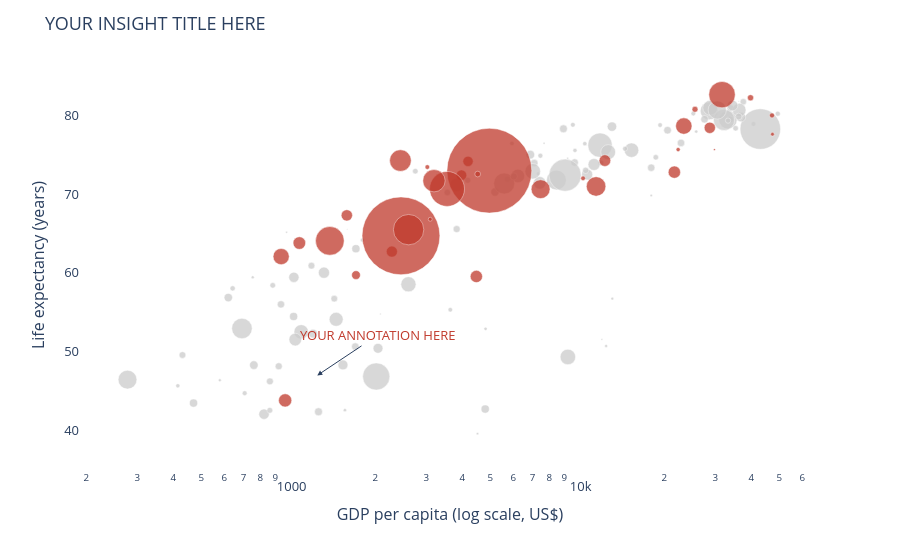

The notebook cell this image was saved under:
### Code cell
import plotly.express as px

d07['group'] = d07['continent'].where(d07['continent'] == highlight, 'Other')
colour_map = {highlight: '#C0392B', 'Other': '#CCCCCC'}

# Draw grey first, so the highlighted bubbles sit on top
d07 = d07.sort_values('group', key=lambda s: s == highlight)

fig = px.scatter(
    d07, x='gdpPercap', y='lifeExp', size='pop',
    color='group', color_discrete_map=colour_map,
    hover_name='country', size_max=60, log_x=True,
    labels={'gdpPercap': 'GDP per capita (log scale, US$)',
            'lifeExp': 'Life expectancy (years)'})

fig.update_traces(marker=dict(opacity=0.75, line=dict(width=0.5, color='white')))

fig.add_annotation(
    x=3.1, y=47, xref='x', yref='y',   # x is in log10 units
    text='YOUR ANNOTATION HERE',
    showarrow=True, arrowhead=2, ax=60, ay=-40,
    font=dict(color='#C0392B', size=13))

fig.update_layout(
    title='YOUR INSIGHT TITLE HERE',
    plot_bgcolor='white', showlegend=False,
    xaxis=dict(showgrid=False),
    yaxis=dict(showgrid=False, range=[35, 87]),
    width=900, height=550, font=dict(size=13))
fig.show()

### Figure 1 — Plotly figure (JSON) as saved in the notebook; plotly's stock layout.template omitted (floating-point values rounded to 4 significant figures)
{"data": [{"hovertemplate": "<b>%{hovertext}</b><br><br>group=Other<br>GDP per capita (log scale, US$)=%{x}<br>Life expectancy (years)=%{y}<br>pop=%{marker.size}<extra></extra>", "hovertext": ["Zimbabwe", "Montenegro", "Switzerland", "Mexico", "Mauritius", "Mauritania", "Mali", "Malawi", "Madagascar", "Libya", "Liberia", "Lesotho", "Morocco", "Tanzania", "Kenya", "Togo", "Trinidad and Tobago", "Jamaica", "Italy", "Tunisia", "Ireland", "Turkey", "Uganda", "United Kingdom", "United States", "Zambia", "Slovak Republic", "Mozambique", "Namibia", "Somalia", "Sierra Leone", "Serbia", "Senegal", "South Africa", "Sao Tome and Principe", "Rwanda", "Romania", "Reunion", "Puerto Rico", "Portugal", "Sweden", "Poland", "Peru", "Paraguay", "Panama", "Sudan", "Norway", "Nigeria", "Niger", "Nicaragua", "New Zealand", "Netherlands", "Swaziland", "Spain", "Hungary", "Iceland", "Honduras", "Congo, Dem. Rep.", "Comoros", "Colombia", "Venezuela", "Chile", "Chad", "Central African Republic", "Canada", "Cameroon", "Burundi", "Burkina Faso", "Uruguay", "Bulgaria", "Botswana", "Bosnia and Herzegovina", "Bolivia", "Benin", "Belgium", "Austria", "Australia", "Argentina", "Angola", "Algeria", "Albania", "Brazil", "Costa Rica", "Congo, Rep.", "Croatia", "Haiti", "Guinea-Bissau", "Guinea", "Guatemala", "Greece", "Ghana", "Germany", "Gambia", "Gabon", "France", "Finland", "Ethiopia", "Cote d'Ivoire", "Slovenia", "Equatorial Guinea", "Cuba", "Czech Republic", "El Salvador", "Egypt", "Ecuador", "Denmark", "Eritrea", "Dominican Republic", "Djibouti"], "legendgroup": "Other", "marker": {"color": "#CCCCCC", "line": {"color": "white", "width": 0.5}, "opacity": 0.75, "size": [12311143, 684736, 7554661, 108700891, 1250882, 3270065, 12031795, 13327079, 19167654, 6036914, 3193942, 2012649, 33757175, 38139640, 35610177, 5701579, 1056608, 2780132, 58147733, 10276158, 4109086, 71158647, 29170398, 60776238, 301139947, 11746035, 5447502, 19951656, 2055080, 9118773, 6144562, 10150265, 12267493, 43997828, 199579, 8860588, 22276056, 798094, 3942491, 10642836, 9031088, 38518241, 28674757, 6667147, 3242173, 42292929, 4627926, 135031164, 12894865, 5675356, 4115771, 16570613, 1133066, 40448191, 9956108, 301931, 7483763, 64606759, 710960, 44227550, 26084662, 16284741, 10238807, 4369038, 33390141, 17696293, 8390505, 14326203, 3447496, 7322858, 1639131, 4552198, 9119152, 8078314, 10392226, 8199783, 20434176, 40301927, 12420476, 33333216, 3600523, 190010647, 4133884, 3800610, 4493312, 8502814, 1472041, 9947814, 12572928, 10706290, 22873338, 82400996, 1688359, 1454867, 61083916, 5238460, 76511887, 18013409, 2009245, 551201, 11416987, 10228744, 6939688, 80264543, 13755680, 5468120, 4906585, 9319622, 496374], "sizemode": "area", "sizeref": 366300.0, "symbol": "circle"}, "mode": "markers", "name": "Other", "orientation": "v", "showlegend": true, "type": "scatter", "x": [469.7, 9254.0, 37510.0, 11980.0, 10960.0, 1803.0, 1043.0, 759.3, 1045.0, 12060.0, 414.5, 1569.0, 3820.0, 1107.0, 1463.0, 883.0, 18010.0, 7321.0, 28570.0, 7093.0, 40680.0, 8458.0, 1056.0, 33200.0, 42950.0, 1271.0, 18680.0, 823.7, 4811.0, 926.1, 862.5, 9787.0, 1712.0, 9270.0, 1598.0, 863.1, 10810.0, 7670.0, 19330.0, 20510.0, 33860.0, 15390.0, 7409.0, 4173.0, 9809.0, 2602.0, 49360.0, 2014.0, 619.7, 2749.0, 25190.0, 36800.0, 4513.0, 28820.0, 18010.0, 36180.0, 3548.0, 277.6, 986.1, 7007.0, 11420.0, 13170.0, 1704.0, 706.0, 36320.0, 2042.0, 430.1, 1217.0, 10610.0, 10680.0, 12570.0, 7446.0, 3822.0, 1441.0, 33690.0, 36130.0, 34440.0, 12780.0, 4797.0, 6223.0, 5937.0, 9066.0, 9645.0, 3633.0, 14620.0, 1202.0, 579.2, 942.7, 5186.0, 27540.0, 1328.0, 32170.0, 752.7, 13210.0, 30470.0, 33210.0, 690.8, 1545.0, 25770.0, 12150.0, 8948.0, 22830.0, 5728.0, 5581.0, 6873.0, 35280.0, 641.4, 6025.0, 2082.0], "xaxis": "x", "y": [43.49, 74.54, 81.7, 76.19, 72.8, 64.16, 54.47, 48.3, 59.44, 73.95, 45.68, 42.59, 71.16, 52.52, 54.11, 58.42, 69.82, 72.57, 80.55, 73.92, 78.89, 71.78, 51.54, 79.42, 78.24, 42.38, 74.66, 42.08, 52.91, 48.16, 42.57, 74.0, 63.06, 49.34, 65.53, 46.24, 72.48, 76.44, 78.75, 78.1, 80.88, 75.56, 71.42, 71.75, 75.54, 58.56, 80.2, 46.86, 56.87, 72.9, 80.2, 79.76, 39.61, 80.94, 73.34, 81.76, 70.2, 46.46, 65.15, 72.89, 73.75, 78.55, 50.65, 44.74, 80.65, 50.43, 49.58, 52.3, 76.38, 73.0, 50.73, 74.85, 65.55, 56.73, 79.44, 79.83, 81.23, 75.32, 42.73, 72.3, 76.42, 72.39, 78.78, 55.32, 75.75, 60.92, 46.39, 56.01, 70.26, 79.48, 60.02, 79.41, 59.45, 56.73, 80.66, 79.31, 52.95, 48.33, 77.93, 51.58, 78.27, 76.49, 71.88, 71.34, 74.99, 78.33, 58.04, 72.23, 54.79], "yaxis": "y"}, {"hovertemplate": "<b>%{hovertext}</b><br><br>group=Asia<br>GDP per capita (log scale, US$)=%{x}<br>Life expectancy (years)=%{y}<br>pop=%{marker.size}<extra></extra>", "hovertext": ["Sri Lanka", "Yemen, Rep.", "West Bank and Gaza", "Taiwan", "Vietnam", "Syria", "Thailand", "Afghanistan", "Saudi Arabia", "Bahrain", "Bangladesh", "Cambodia", "China", "Hong Kong, China", "India", "Indonesia", "Iran", "Iraq", "Israel", "Singapore", "Japan", "Korea, Dem. Rep.", "Kuwait", "Lebanon", "Malaysia", "Mongolia", "Myanmar", "Nepal", "Oman", "Pakistan", "Philippines", "Jordan", "Korea, Rep."], "legendgroup": "Asia", "marker": {"color": "#C0392B", "line": {"color": "white", "width": 0.5}, "opacity": 0.75, "size": [20378239, 22211743, 4018332, 23174294, 85262356, 19314747, 65068149, 31889923, 27601038, 708573, 150448339, 14131858, 1318683096, 6980412, 1110396331, 223547000, 69453570, 27499638, 6426679, 4553009, 127467972, 23301725, 2505559, 3921278, 24821286, 2874127, 47761980, 28901790, 3204897, 169270617, 91077287, 6053193, 49044790], "sizemode": "area", "sizeref": 366300.0, "symbol": "circle"}, "mode": "markers", "name": "Asia", "orientation": "v", "showlegend": true, "type": "scatter", "x": [3970.0, 2281.0, 3025.0, 28720.0, 2442.0, 4185.0, 7458.0, 974.6, 21650.0, 29800.0, 1391.0, 1714.0, 4959.0, 39720.0, 2452.0, 3541.0, 11610.0, 4471.0, 25520.0, 47140.0, 31660.0, 1593.0, 47310.0, 10460.0, 12450.0, 3096.0, 944.0, 1091.0, 22320.0, 2606.0, 3190.0, 4519.0, 23350.0], "xaxis": "x", "y": [72.4, 62.7, 73.42, 78.4, 74.25, 74.14, 70.62, 43.83, 72.78, 75.64, 64.06, 59.72, 72.96, 82.21, 64.7, 70.65, 70.96, 59.55, 80.75, 79.97, 82.6, 67.3, 77.59, 71.99, 74.24, 66.8, 62.07, 63.78, 75.64, 65.48, 71.69, 72.53, 78.62], "yaxis": "y"}], "layout": {"annotations": [{"arrowhead": 2, "ax": 60, "ay": -40, "font": {"color": "#C0392B", "size": 13}, "showarrow": true, "text": "YOUR ANNOTATION HERE", "x": 3.1, "xref": "x", "y": 47, "yref": "y"}], "font": {"size": 13}, "height": 550, "legend": {"itemsizing": "constant", "title": {"text": "group"}, "tracegroupgap": 0}, "margin": {"t": 60}, "plot_bgcolor": "white", "showlegend": false, "title": {"text": "YOUR INSIGHT TITLE HERE"}, "width": 900, "xaxis": {"anchor": "y", "domain": [0, 1], "showgrid": false, "title": {"text": "GDP per capita (log scale, US$)"}, "type": "log"}, "yaxis": {"anchor": "x", "domain": [0, 1], "range": [35, 87], "showgrid": false, "title": {"text": "Life expectancy (years)"}}}}
